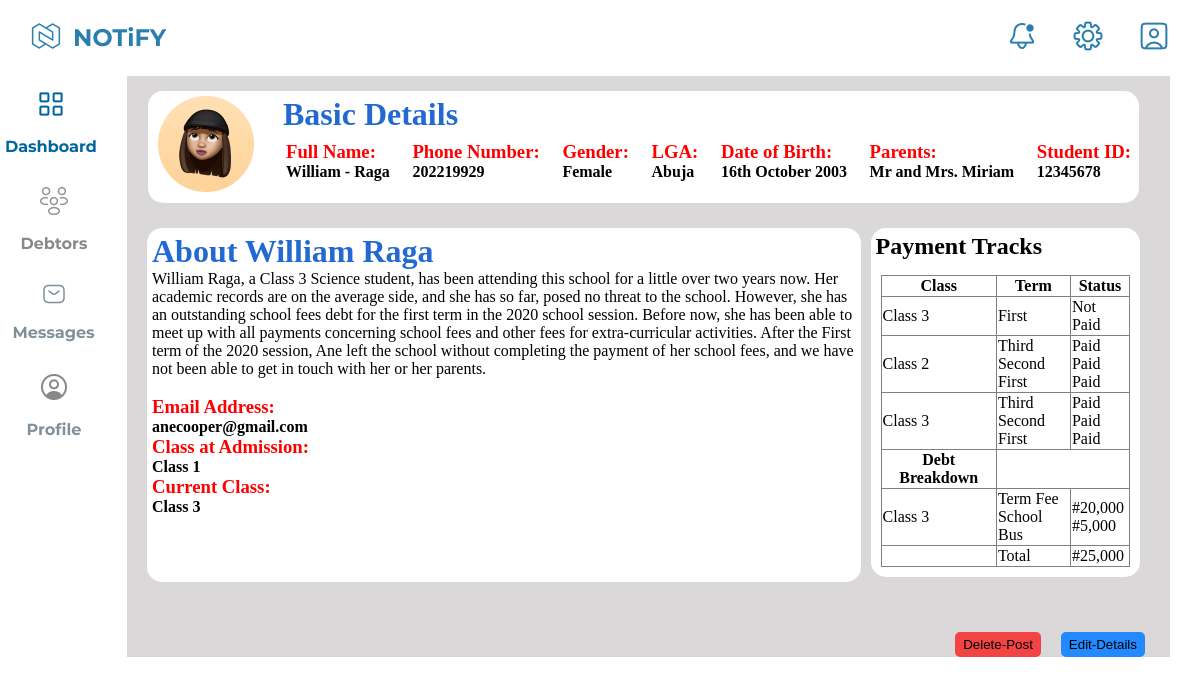
The app's page /individual/debtor/1/ with its own data.
### mydebtorsapp/models.py (models this page shows, shortened)
class Student(models.Model):
  first_name = models.CharField(max_length=150)
  last_name = models.CharField(max_length=150)
  parent_name = models.CharField(max_length=200)
  parent_email = models.EmailField(max_length=100)
  parent_phone_no = models.BigIntegerField()
  address = models.CharField(max_length=200)
  location = models.CharField(max_length=100, default="XYZ")
  admission_no = models.CharField(max_length=12, unique=True)
  fees_owed = models.IntegerField()
  last_school = models.ForeignKey(School, on_delete=models.CASCADE, default=True)

### mydebtorsapp/views.py (the view)
def debtor_details(request, pk):
  student = Student.objects.get(id=pk)
  context = {
    'student':student,
  }
  return render(request, 'About_us_debtors_form/about_us_individual.html', context)

### templates/About_us_debtors_form/about_us_individual.html (shortened to what this page needs)
{% load static %}
<!DOCTYPE html>
<html lang="en">
<head>
    <link rel="stylesheet" href="{% static 'about_us_individual.css' %}">
</head>
<body>
    <div class="head">
        <div class="notify-logo">
            <img src="{% static 'logo.png' %}" alt="notify-logo">
        </div>
        <div class="other-logo">
            <img src="{% static 'Bell_pin.png' %}" alt="Notification">
            <img src="{% static 'Setting_line.png' %}" alt="Settings">
            <img src="{% static 'User_box.png' %}" alt="User-Profile">
        </div>
    </div>
        <div class="body-of-dashboard">
            <div class="side-panel">
                <a href="#"><img src="{% static 'Frame 69.png' %}" alt="Dashboard menu" id="dashboard-menu"></a>
                <a href="#"><img src="{% static 'Frame 71.png' %}" alt="Debtors menu" id="other-menu-aside-dashboard"></a>
                <a href="#"><img src="{% static 'Frame 155.png' %}" alt="Message Menu" id = "other-menu-aside-dashboard"></a>
                <a href="#"><img src="{% static 'Frame 70.png' %}" alt="Profile Menu" id="other-menu-aside-dashboard"></a>
            </div>
            <div class="basic-details">
                <div class="basic-details-upper">
                    <div class="basic-detail-profile-picture">
                        <img src="{% static 'Ellipse 66.png' %}" alt="User-Profile-Picture">
                    </div>
                    <div class="basic-detail-basic-details">
                        <div class="basic-detail-head">
                            <h1>Basic Details</h1>
                        </div>
                        <div class="basic-details-head-body">
                            <strong>
                                <span class="a"><h3>Full Name: </h3>
                                    <h4>{{student.first_name}} - {{student.last_name}}</h4>
                                </span>
                                <span class="b"><h3>Phone Number: </h3>
                                    <h4>{{student.parent_phone_no}}</h4>
                                </span>
                                <span class="c"><h3>Gender: </h3>
                                    <h4>Female</h4>
                                </span>
                                <span class="d"><h3>LGA: </h3>
                                    <h4>Abuja</h4>
                                </span>
                                <span class="e"><h3>Date of Birth: </h3>
                                    <h4>16th October 2003</h4>
                                </span>
                                <span class="f"><h3>Parents: </h3>
                                    <h4>Mr and Mrs. {{student.parent_name}}</h4>
                                </span>
                                <span class="g"><h3>Student ID: </h3>
                                    <h4>{{student.admission_no}}</h4>
                                </span>
                            </strong>
                        </div>
                    </div>
                </div>
                <div class="basic-detail-body">
                    <div class="basic-detail-body-first">
                        <div class="basic-detail-body-head">
                            <h1>About {{student.first_name}} {{student.last_name}}</h1>
                        </div>
                        <div class="basic-detail-body-body">
                            <p>{{student.first_name}} {{student.last_name}}, a Class 3 Science student, has been attending
                                this school for a little over two years now. Her academic records are on the average side, and she has so far, posed no threat to the school.
                                However, she has an outstanding school fees debt for the first term in the 2020 school session.
                                Before now, she has been able to meet up with all payments concerning school fees and other fees
                                for extra-curricular activities.
                                After the First term of the 2020 session, Ane left the school without completing the payment of her school fees, and we have not been able to get in touch with her or her parents.
                            </p><br>
                            <h3>Email Address: </h3><h4>anecooper@gmail.com</h4>
                            <h3>Class at Admission: </h3><h4>Class 1</h4>
                            <h3>Current Class: </h3><h4>Class 3</h4>
                        </div>
                    </div>
                    <div class="basic-detail-body-second">
                        <h2>Payment Tracks</h2>
                        <div class="table">
                            <table>
                                    <tr>
                                        <th>Class</th>
                                        <th>Term</th>
                                        <th>Status</th>
                                    </tr>
                                    <tr>
                                        <td>Class 3</td>
                                        <td>First</td>
                                        <td>Not Paid</td>
                                    </tr>
                                    <tr>
                                        <td>Class 2</td>
                                        <td>Third <br> Second <br> First</td>
                                        <td>Paid<br>Paid<br>Paid</td>
                                    </tr>
                                    <tr>
                                        <td>Class 3</td>
                                        <td>Third <br> Second <br> First</td>
                                        <td>Paid<br>Paid<br>Paid</td>
                                    </tr>
                                    <tr>
                                        <th>Debt Breakdown</th>
                                    </tr>
                                    <tr>
                                        <td>Class 3</td>
                                        <td>Term Fee <br> School Bus</td>
                                        <td> #20,000 <br> #5,000</td>
                                    </tr>
                                    <tr>
                                        <td></td>
                                        <td>Total</td>
                                        <td>#25,000</td>
                                    </tr>
                            </table>
                        </div>
                    </div>
                </div>
                <div class="basic-detail-body-button">
                    <button class="delete">Delete-Post</button>
                    <button class="edit">Edit-Details</button>
                </div>
            </div>
        </div>
</body>
</html>

### static/about_us_individual.css (style rules this page uses)
* { box-sizing: border-box; margin: 0; }
body { background: white; }
.head { display: flex; justify-content: space-between; margin: 20px 30px; }
.other-logo img { margin-left: 30px; }
h3 { color: red; }
h1 { color:rgba(10, 90, 205, 0.9) }
.side-panel { margin-top: 12px; display: flex; flex-direction: column; align-items: center; }
#dashboard-menu { margin-left: 5px; }
#other-menu-aside-dashboard { margin-top: 25px; margin-left: 10px }
table, th, td { border: 1px solid grey; border-collapse: collapse; }
th, td { background-color: white; }
.body-of-dashboard { display: flex; justify-content: space-between; }
.basic-details { margin: 0 30px ; padding: 0 10px; background-color: rgb(218, 216, 216); display: grid; grid-template-columns: auto; }
.basic-details-upper { border-radius: 15px; background-color: white; margin-top: 15px; margin-bottom: 15px; margin-right: 21px; margin-left: 11px; padding-right: 5px; padding-top: 5px; padding-left: 10px; padding-bottom: 7px; display: grid; grid-template-columns: 100px auto; column-gap: 25px; }
.basic-detail-body { border-radius: 15px }
.basic-details-head-body strong { margin-top: 5px; padding : 3px; display: flex; justify-content: space-between; flex-wrap: wrap; }
.basic-detail-body { display: flex; justify-content: space-between; margin-right: 10px; }
.basic-detail-body-first { background-color:white ; border-radius: 15px; width: 72%; margin: 10px; padding: 5px; }
.basic-detail-body-second { background-color:white ; border-radius: 15px; margin-top: 10px; margin-right: 10px; margin-bottom: 15px; }
.basic-detail-body-second h2 { padding : 5px; }
.basic-detail-body-second .table { margin: 5px; padding: 5px; }
.basic-detail-body-button { display: flex; align-items: center; justify-content: flex-end; margin: 40px 10px 0 0; }
.basic-detail-body-button .delete { margin-right: 20px; padding: 3px 6px; background-color: rgb(243, 68, 68); border: 2px solid rgb(243, 68, 68); border-radius: 5px; text-align: center; }
.basic-detail-body-button .edit { margin-right: 5px; background-color: rgb(34, 137, 255); border: 2px solid rgb(34, 137, 255); border-radius: 5px; padding: 3px 6px; text-align: center; }

### records on screen
Student: first_name "William", last_name "Raga", parent_phone_no "202219929", parent_name "Miriam", admission_no "12345678"
